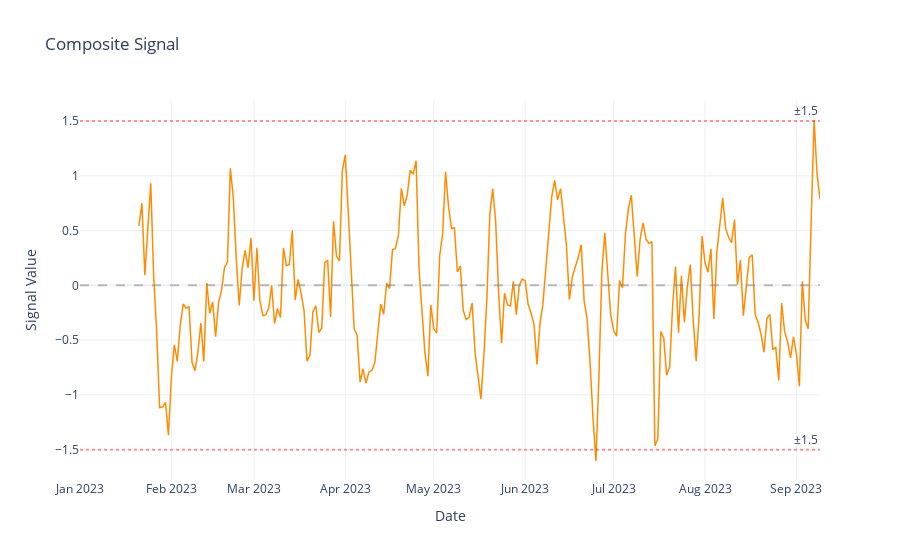

The notebook cell saved with this chart:
### Markdown cell above
## 5. Visualize Signal

Plot cdx_etf_basis signal to understand strategy driver.

### Code cell
# Plot signal
fig_signal = plot_signal(
    signal=market_data["cdx_etf_basis"],
    title="CDX-ETF Basis Signal",
    threshold_lines=[1.5, -1.5],
)
fig_signal.show()

print("Signal visualization complete")

### Figure 1 — Plotly figure (JSON) as saved in the notebook; plotly's stock layout.template omitted (floating-point values rounded to 4 significant figures; data arrays with more than 128 entries replaced by an {"elided": "..."} marker saying what was removed)
{"data": [{"hovertemplate": "Date=%{x}<br>Signal Value=%{y}<extra></extra>", "legendgroup": "", "line": {"color": "darkorange", "dash": "solid", "width": 1.5}, "marker": {"symbol": "circle"}, "mode": "lines", "name": "", "orientation": "v", "showlegend": false, "type": "scatter", "x": {"elided": "252 str values"}, "xaxis": "x", "y": {"elided": "252 float values"}, "yaxis": "y"}], "layout": {"annotations": [{"showarrow": false, "text": "±1.5", "x": 1, "xanchor": "right", "xref": "x domain", "y": 1.5, "yanchor": "bottom", "yref": "y"}, {"showarrow": false, "text": "±1.5", "x": 1, "xanchor": "right", "xref": "x domain", "y": -1.5, "yanchor": "bottom", "yref": "y"}], "hovermode": "x unified", "legend": {"tracegroupgap": 0}, "shapes": [{"line": {"color": "gray", "dash": "dash"}, "opacity": 0.5, "type": "line", "x0": 0, "x1": 1, "xref": "x domain", "y0": 0, "y1": 0, "yref": "y"}, {"line": {"color": "red", "dash": "dot"}, "opacity": 0.4, "type": "line", "x0": 0, "x1": 1, "xref": "x domain", "y0": 1.5, "y1": 1.5, "yref": "y"}, {"line": {"color": "red", "dash": "dot"}, "opacity": 0.4, "type": "line", "x0": 0, "x1": 1, "xref": "x domain", "y0": -1.5, "y1": -1.5, "yref": "y"}], "showlegend": false, "title": {"text": "Composite Signal"}, "xaxis": {"anchor": "y", "domain": [0, 1], "title": {"text": "Date"}}, "yaxis": {"anchor": "x", "domain": [0, 1], "title": {"text": "Signal Value"}}}}
